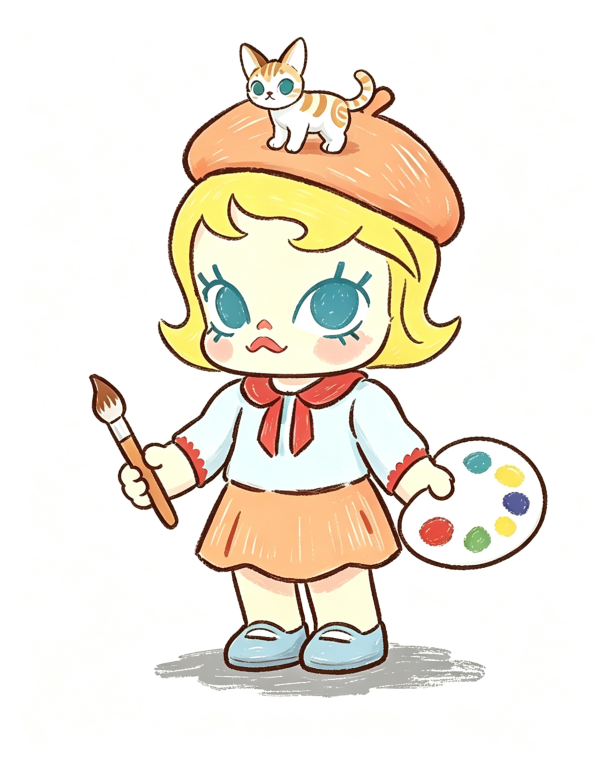
#> input picture images/molly_05.jpg, 1841 x 2276 px (shown at 1/3 size); its folder holds 4 pictures in this run
$ python compress_images.py
#> lines starting #> are read from the running program, lines starting #| are printed output that depends on the picture
"""
图片压缩脚本：将 molly-h5/images 中的图片压缩为 WebP 格式
PNG -> WebP (lossy, quality 85), JPG -> WebP (quality 80)
同时限制最大宽度，大幅减小文件体积
"""
from PIL import Image
import os, glob

SRC = 'D:/workbuddy/2026-06-05-task-18/molly-h5/images'
TARGET_DIR = SRC  # 输出到同一目录

# 压缩配置
CONFIG = {
    'molly_':    {'max_w': 900,  'q': 85, 'format': 'webp'},  # Molly 角色大图
    'head_molly':{'max_w': 700,  'q': 85, 'format': 'webp'},  # Molly 头像
    'painting-': {'max_w': 1000, 'q': 80, 'format': 'webp'},  # 名画
    'cover':     {'max_w': 800,  'q': 82, 'format': 'webp'},  # 封面
    'molly_artist_icon': {'max_w': 400, 'q': 82, 'format': 'webp'},  # 小图标
    'molly_head_icon':   {'max_w': 120, 'q': 85, 'format': 'webp'},  # 头像小图
}

DEFAULT_CFG = {'max_w': 1200, 'q': 80, 'format': 'webp'}

def get_config(fname):
#> called with fname = 'molly_05.jpg'
    for prefix, cfg in CONFIG.items():
        if fname.startswith(prefix):
            return cfg
    return DEFAULT_CFG

def compress_image(filepath):
    fname = os.path.basename(filepath)
    name_no_ext = os.path.splitext(fname)[0]

    # 跳过 bak 和非图片文件
    if fname.endswith('.bak'):
        return None

    cfg = get_config(fname)

    try:
        img = Image.open(filepath)
#> img is the input picture: PIL image 1841x2276 RGB; mean R, G, B 239.9, 233, 221.7
        orig_size = os.path.getsize(filepath)
        orig_w, orig_h = img.size
#> orig_w = 1841; orig_h = 2276

        # 缩放
        max_w = cfg['max_w']
        if orig_w > max_w:
            ratio = max_w / orig_w
#> ratio = 0.489
            new_w = max_w
            new_h = int(orig_h * ratio)
#> new_h = 1112
            img = img.resize((new_w, new_h), Image.LANCZOS)
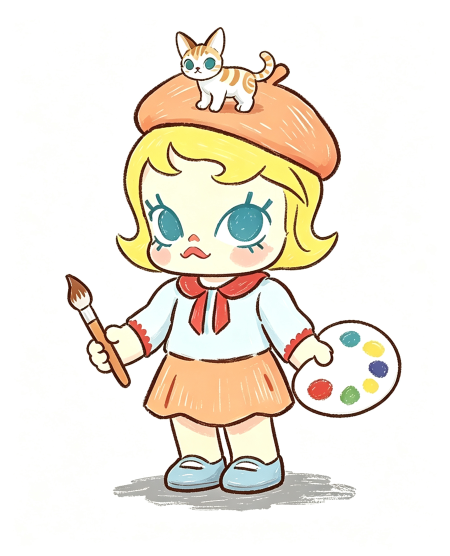
#> img: PIL image 900x1112 RGB (shown at 1/2 size); mean R, G, B 239.9, 233, 221.7
            print(f'  Resize: {orig_w}x{orig_h} -> {new_w}x{new_h}')
#|   Resize: 1841x2276 -> 900x1112

        # PNG RGBA 转 RGB (白色背景)，如果不需要透明的话
        # Molly PNG 需要保留透明 -> 使用 WebP 支持 alpha
        if img.mode == 'RGBA':
            # WebP 支持原生 alpha
            pass
        elif img.mode == 'P':
            img = img.convert('RGBA')
        elif img.mode == 'CMYK':
            img = img.convert('RGB')

        # 输出路径
        fmt = cfg['format']
        ext = 'webp' if fmt == 'webp' else 'jpg'
        out_path = os.path.join(TARGET_DIR, f'{name_no_ext}.{ext}')

        save_kwargs = {'quality': cfg['q'], 'method': 6}
        if fmt == 'webp':
            save_kwargs['lossless'] = False

        img.save(out_path, format=fmt.upper(), **save_kwargs)

        new_size = os.path.getsize(out_path)
        reduction = (1 - new_size / orig_size) * 100

        print(f'  {fname} ({orig_size//1024}KB) -> {name_no_ext}.{ext} ({new_size//1024}KB)  -{reduction:.0f}%')

        # 删除原文件
        if os.path.samefile(out_path, filepath) is False:
            os.remove(filepath)
            if out_path != filepath:
                pass

        return out_path
    except Exception as e:
        print(f'  ERROR {fname}: {e}')
        return None

# 收集所有图片
all_files = glob.glob(f'{SRC}/*.png') + glob.glob(f'{SRC}/*.jpg')
all_files = [f for f in all_files if not f.endswith('.bak')]

print(f'找到 {len(all_files)} 个图片文件\n')

total_before = sum(os.path.getsize(f) for f in all_files)
print(f'压缩前总大小: {total_before/1024/1024:.1f}MB\n')

# 压缩
processed = []
for f in sorted(all_files):
    result = compress_image(f)
    if result:
        processed.append(result)

total_after = sum(os.path.getsize(f) for f in processed)
print(f'\n压缩后总大小: {total_after/1024/1024:.1f}MB')
print(f'总体缩减: {(1-total_after/total_before)*100:.0f}%')
print(f'\n当前目录文件:')
for f in sorted(os.listdir(SRC)):
    sz = os.path.getsize(os.path.join(SRC, f))
    print(f'  {f}: {sz//1024}KB')
